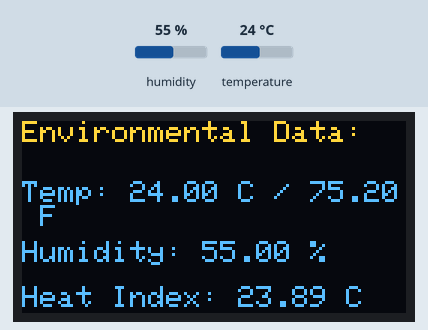
Recording of a sketch running on a simulated Arduino Uno, built with avr-gcc and run on an emulated ATmega328P. Parts: 128×64 one-colour display. The test bench sets the inputs (shaded band); at power-on: humidity 55 %, temperature 24 °C. The OLED is the two-colour kind (top 16 rows yellow).

Above: at 3.2 s.
3.3 s: humidity set to 22 %
At 5.3 s:
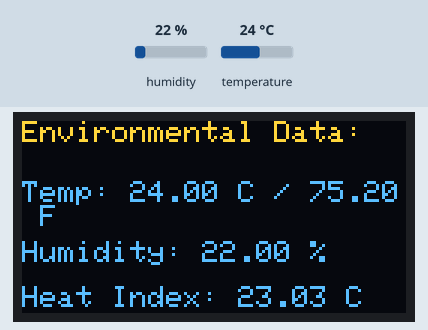
6.0 s: temperature set to 12 °C
At 6.6 s:
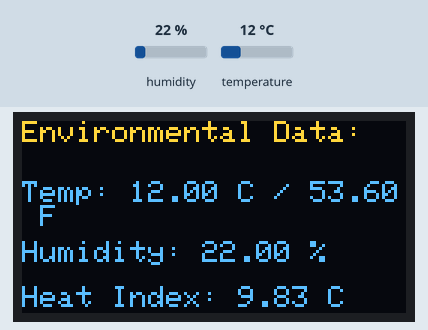
8.7 s: humidity set to 40 %
At 11.5 s:
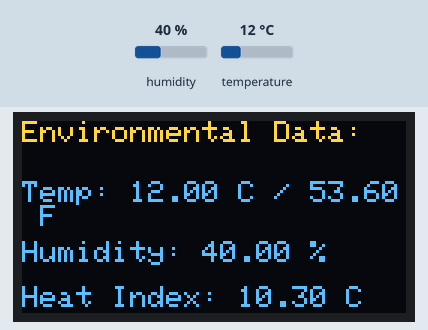
11.8 s: temperature set to 19 °C
At 12.9 s:
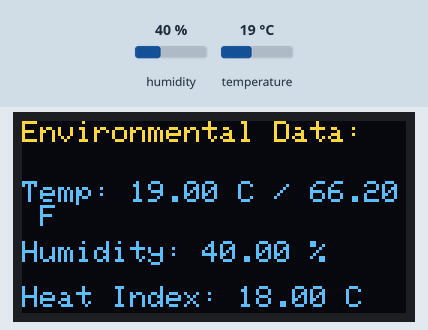
Timing chart, 0 to 14.8 s (numbered marks = the images above; inputs shaded):
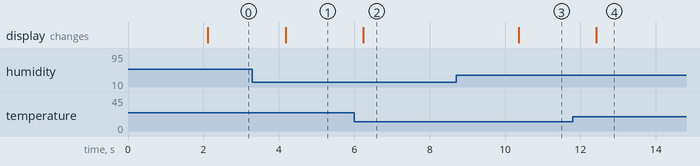

The sketch:

main.ino
```cpp
#include <SPI.h>
#include <Wire.h>
#include <Adafruit_GFX.h>
#include <Adafruit_SSD1306.h>
#include <DHT.h>

// OLED display settings
#define SCREEN_WIDTH 128
#define SCREEN_HEIGHT 64
#define OLED_RESET    -1
Adafruit_SSD1306 display(SCREEN_WIDTH, SCREEN_HEIGHT, &Wire, OLED_RESET);

// DHT11 sensor settings
#define DHTPIN 2     // Digital pin connected to the DHT sensor
#define DHTTYPE DHT11
DHT dht(DHTPIN, DHTTYPE);

void setup() {
  Serial.begin(9600);

  // Initialize DHT sensor
  dht.begin();

  // Initialize OLED display (Address 0x3C is common for 128x64)
  if(!display.begin(SSD1306_SWITCHCAPVCC, 0x3C)) {
    Serial.println(F("SSD1306 allocation failed"));
    for(;;);
  }

  display.clearDisplay();
  display.setTextSize(1);
  display.setTextColor(WHITE);
  display.setCursor(0, 10);
  display.println("Temp Monitor System");
  display.display();
  delay(2000);
}

void loop() {
  // Reading humidity and temperature
  float h = dht.readHumidity();
  float t = dht.readTemperature(); // Celsius
  float f = dht.readTemperature(true); // Fahrenheit

  // Check if any reads failed
  if (isnan(h) || isnan(t) || isnan(f)) {
    Serial.println(F("Failed to read from DHT sensor!"));
    return;
  }

  // Calculate Heat Index (Required per project scope) [cite: 121]
  float hic = dht.computeHeatIndex(t, h, false);

  // Displaying data on OLED [cite: 122]
  display.clearDisplay();
  display.setCursor(0, 0);
  display.setTextSize(1);
  display.println("Environmental Data:");

  display.setCursor(0, 20);
  display.print("Temp: ");
  display.print(t);
  display.print(" C / ");
  display.print(f);
  display.println(" F");

  display.setCursor(0, 40);
  display.print("Humidity: ");
  display.print(h);
  display.println(" %");

  display.setCursor(0, 55);
  display.print("Heat Index: ");
  display.print(hic);
  display.println(" C");

  display.display();

  // Wait 2 seconds between measurements
  delay(2000);
}
```

Measured:
- after the input at 3.3 s, the display: changes after 0.88 s (image 1)
- after the input at 6.0 s, the display: changes after 0.24 s (image 2)
- after the input at 8.7 s, the display: changes after 1.7 s (image 3)
- after the input at 11.8 s, the display: changes after 0.62 s (image 4)
